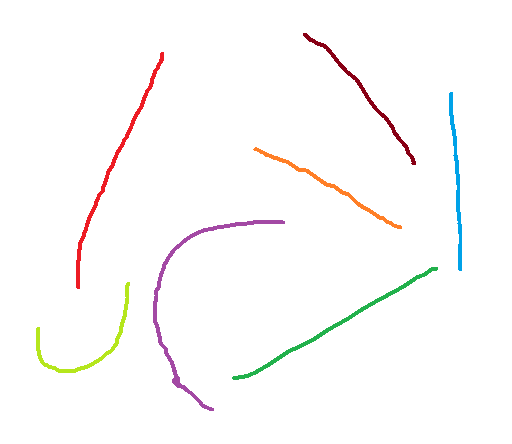
#> input picture sample.png, 512 x 444 px
$ python gimp.py
#> lines starting #> are read from the running program, lines starting #| are printed output that depends on the picture; after the words box and inside, x2 and y2 are one past the last pixel; in counts of white or black regions, pixels touching at a corner belong together
# import matplotlib.pyplot as plt

from PIL import Image
import numpy as np
import os

if not os.path.exists("parts"):
    os.mkdir("parts")


def equals(value, target, lamda=0):
    return abs(value - target) <= lamda


def unique(array):
    s = array.shape
    tmp = array.reshape((s[0] * s[1], s[2]))
    return np.unique(tmp, axis=0)


file = "sample.png"
im = Image.open(file)
#> im is the input picture: PIL image 512x444 RGBA; mean R, G, B, A 252.1, 251.1, 250.6, 255
im = im.convert('RGBA')
# mask = ImageEnhance.Sharpness(im).enhance(10)

data = np.array(im)
red, green, blue, alpha = data.T
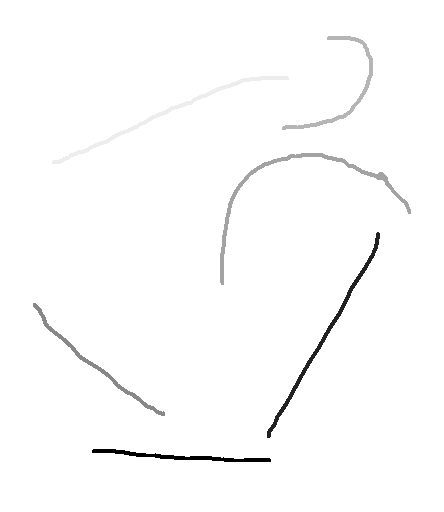
#> red: shape (512, 444); min 0, max 255, mean 252.1
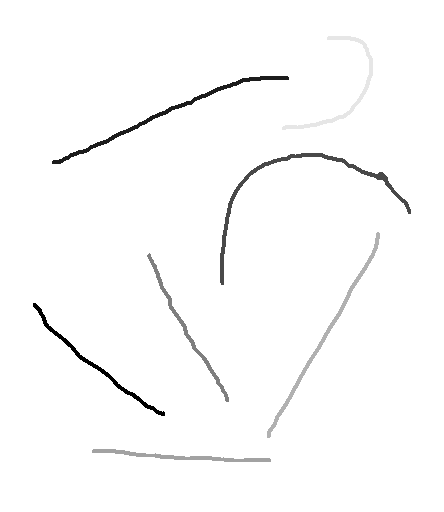
#> green: shape (512, 444); min 0, max 255, mean 251.1
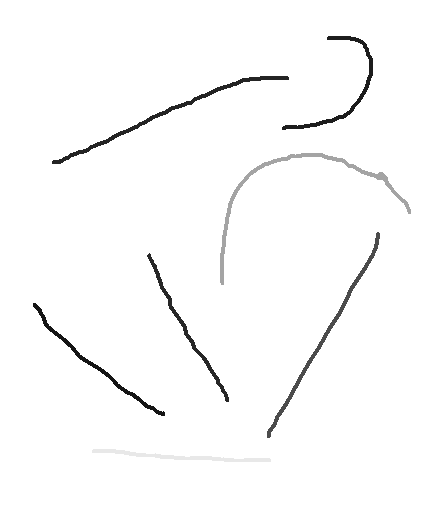
#> blue: shape (512, 444); min 21, max 255, mean 250.6
#> alpha: shape (512, 444); every value is 255

arr = np.array([0, 0, 0, 255], dtype=np.uint8)
emptyMask = np.tile(arr, (data.shape[0], data.shape[1], 1))

for j, i in enumerate(unique(data)):
#> in unique, `s = array.shape`: s = (444, 512, 4)
    maskData = emptyMask.copy()
    # if i == (255, 255, 255, 255):
    #     continue
    lamda = 0
    print(i)
    highlighted = equals(red, i[0], lamda) & equals(blue, i[2], lamda) & equals(green, i[1], lamda)
    maskData[..., :-1][highlighted.T] = (255, 255, 255)

    mask = Image.fromarray(maskData)
    mask.save(os.path.join("parts", f"{'.'.join(file.split('.')[:-1])}-mask-{j}.png"))
#> this loop made 8 passes
#| [  0 162 232 255]
#| [ 34 177  76 255]
#| [136   0  21 255]
#| [163  73 164 255]
#| [181 230  29 255]
#| [237  28  36 255]
#| [255 127  39 255]
#| [255 255 255 255]
#> pass 1, `highlighted = equals(red, i[0], lamda) & equals(blue, i[2], lamda) & e..`:
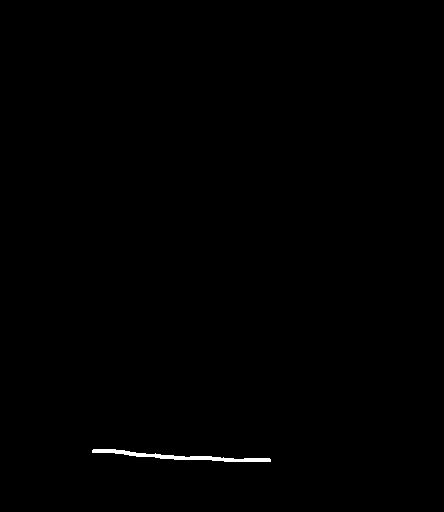
#> highlighted: shape (512, 444) bool; 0.3% white; 1 white region, box (x1, y1, x2, y2) and area: (92, 449, 271, 462) 693
#> pass 1, `mask = Image.fromarray(maskData)`:
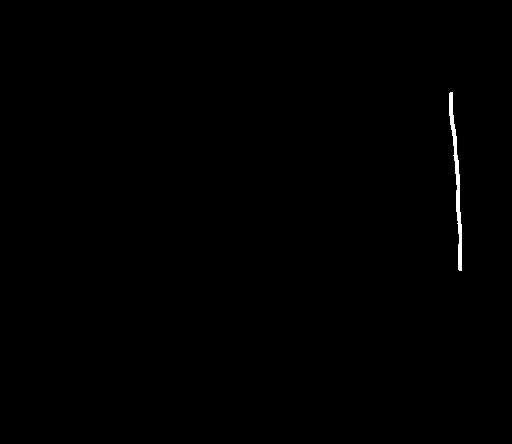
#> mask: PIL image 512x444 RGBA; mean R, G, B, A 0.8, 0.8, 0.8, 255
#> pass 2, `highlighted = equals(red, i[0], lamda) & equals(blue, i[2], lamda) & e..`:
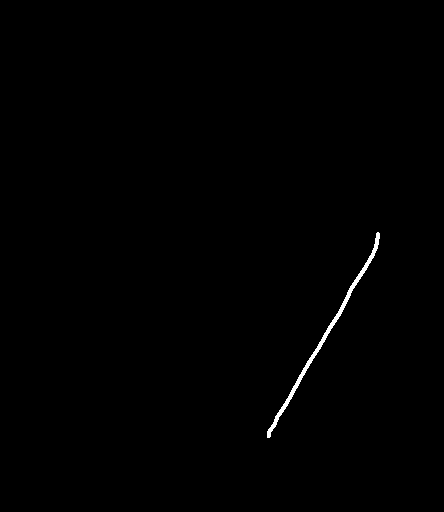
#> highlighted: shape (512, 444) bool; 0.42% white; 1 white region, box (x1, y1, x2, y2) and area: (267, 232, 380, 438) 949
#> after the loop:
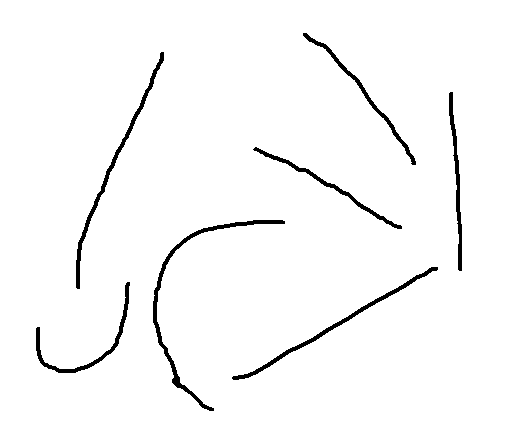
#> mask: PIL image 512x444 RGBA; mean R, G, B, A 248.2, 248.2, 248.2, 255
    # plt.imshow(im2)
    # plt.show()

$ run again, with aa colored.png copied over sample.png
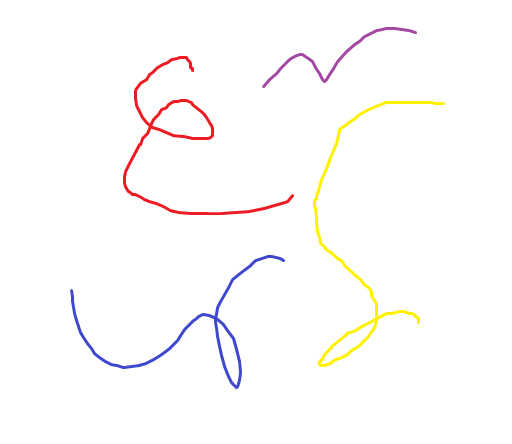
#> input picture aa colored.png, 512 x 444 px
#> im is the input picture: PIL image 512x444 RGBA; mean R, G, B, A 253.4, 251.7, 251.1, 255
#> alpha: shape (512, 444); every value is 255
#> s = (444, 512, 4)
#> the loop `for j, i in enumerate(unique(data)):` made 129 passes
#> i on passes 1 to 8: [63, 72, 204, 255], [69, 78, 206, 255], [75, 84, 207, 255], [81, 89, 209, 255], [87, 95, 211, 255], [93, 101, 212, 255], [99, 107, 214, 255], [105, 112, 215, 255]
#> (printed output is left out)
#> pass 1, `highlighted = equals(red, i[0], lamda) & equals(blue, i[2], lamda) & e..`:
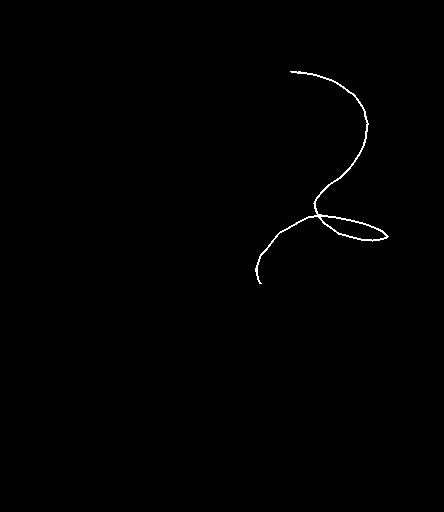
#> highlighted: shape (512, 444) bool; 0.4% white in thin lines or dots, all inside (x1, y1, x2, y2) = (255, 71, 389, 284)
#> after the loop `for j, i in enumerate(unique(data)):`:
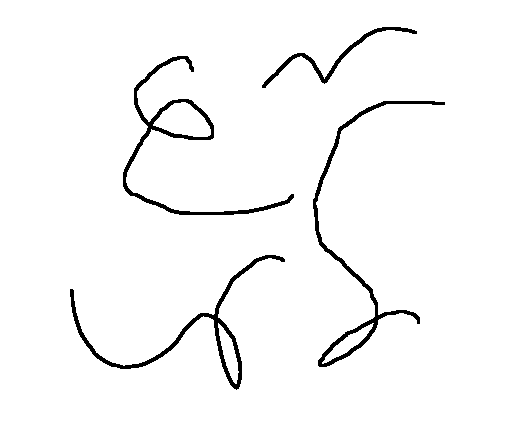
#> mask: PIL image 512x444 RGBA; mean R, G, B, A 247.4, 247.4, 247.4, 255
